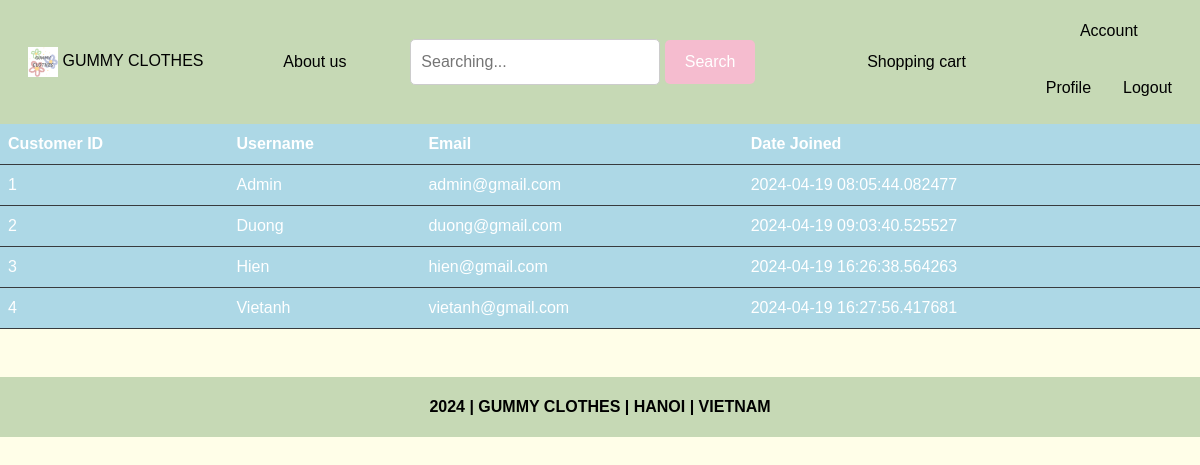
Page /customers (signed in) on the committed database.
### website/models.py (models this page shows, shortened)
class Customer(db.Model, UserMixin):
    id = db.Column(db.Integer, primary_key=True)
    email = db.Column(db.String(100), unique=True)
    username = db.Column(db.String(100))
    password_hash = db.Column(db.String(150))
    date_joined = db.Column(db.DateTime(), default=datetime.utcnow)
    cart_items = db.relationship('Cart', backref=db.backref('customer', lazy=True))
    orders = db.relationship('Order', backref=db.backref('customer', lazy=True))
    @property
    def password(self):
        raise AttributeError('Password is not a readable Attribute')

### website/admin.py (the view)
@admin.route('/customers')
@login_required
def display_customers():
    if current_user.id == 1:
        customers = Customer.query.all()
        return render_template('customers.html', customers=customers)
    return render_template('404.html')

### website/_init_.py (called while the page is built)
def create_app():
    app = Flask(__name__)
    app.config['SECRET_KEY'] = 'hbnwdvbn ajnbsjn ahe'
    app.config['SQLALCHEMY_DATABASE_URI'] = f'sqlite:///{DB_NAME}'
    db.init_app(app)
    @app.errorhandler(404)
    def page_not_found(error):
        return render_template('404.html')
    login_manager = LoginManager()
    login_manager.init_app(app)
    login_manager.login_view = 'auth.login'
    @login_manager.user_loader
    def load_user(id):
        return Customer.query.get(int(id))
    from .views import views
    from .auth import auth
    from .admin import admin
    from .models import Customer, Cart, Product, Order
    app.register_blueprint(views, url_prefix='/') # localhost:5000/about-us
    app.register_blueprint(auth, url_prefix='/') # localhost:5000/auth/change-password
    app.register_blueprint(admin, url_prefix='/')
    return app

### website/templates/customers.html (shortened to what this page needs)
{% extends 'base.html' %}
{% block body %}
<table class="table table-dark table-hover">
    <thead>
        <tr>
            <th scope="col">Customer ID</th>
            <th scope="col">Username</th>
            <th scope="col">Email</th>
            <th scope="col">Date Joined</th>
        </tr>
    </thead>
    <tbody>
        {% for customer in customers %}
        <tr>
        <td>{{ customer.id }}</td>
        <td>{{ customer.username }}</td>
        <td>{{ customer.email }}</td>
        <td>{{ customer.date_joined }}</td>
        </tr>
        {% endfor %}
    </tbody>
</table>
{% endblock %}

### website/static/css/style.css (style rules this page uses)
body { background-color: rgba(255, 254, 232, 255); }
body { font-family: Arial, sans-serif; margin: 0; padding: 0; }

### rows in the picture
Customer: id "1", username "Admin", email "admin@gmail.com", date_joined "2024-04-19 08:05:44.082477"
Customer: id "2", username "Duong", email "duong@gmail.com", date_joined "2024-04-19 09:03:40.525527"
Customer: id "3", username "Hien", email "hien@gmail.com", date_joined "2024-04-19 16:26:38.564263"
Customer: id "4", username "Vietanh", email "vietanh@gmail.com", date_joined "2024-04-19 16:27:56.417681"
